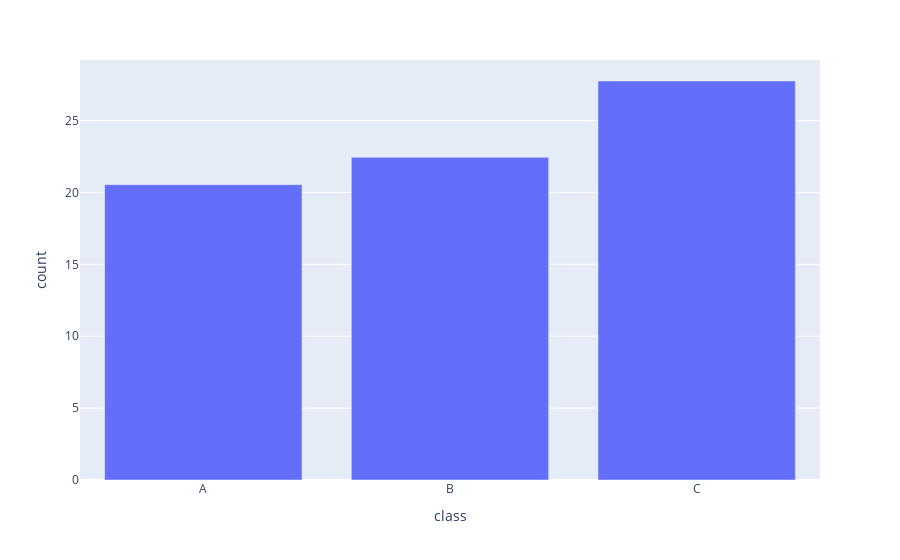

Notebook cell for this chart:
### Code cell
px.bar(df_2, x = 'class', y = 'count')

### Figure 1 — Plotly figure (JSON) as saved in the notebook; plotly's stock layout.template omitted (floating-point values rounded to 4 significant figures)
{"data": [{"alignmentgroup": "True", "hovertemplate": "class=%{x}<br>count=%{y}<extra></extra>", "legendgroup": "", "marker": {"color": "#636efa", "pattern": {"shape": ""}}, "name": "", "offsetgroup": "", "orientation": "v", "showlegend": false, "textposition": "auto", "type": "bar", "x": ["A", "B", "C"], "xaxis": "x", "y": [20.54, 22.44, 27.75], "yaxis": "y"}], "layout": {"barmode": "relative", "legend": {"tracegroupgap": 0}, "margin": {"t": 60}, "xaxis": {"anchor": "y", "domain": [0, 1], "title": {"text": "class"}}, "yaxis": {"anchor": "x", "domain": [0, 1], "title": {"text": "count"}}}}
